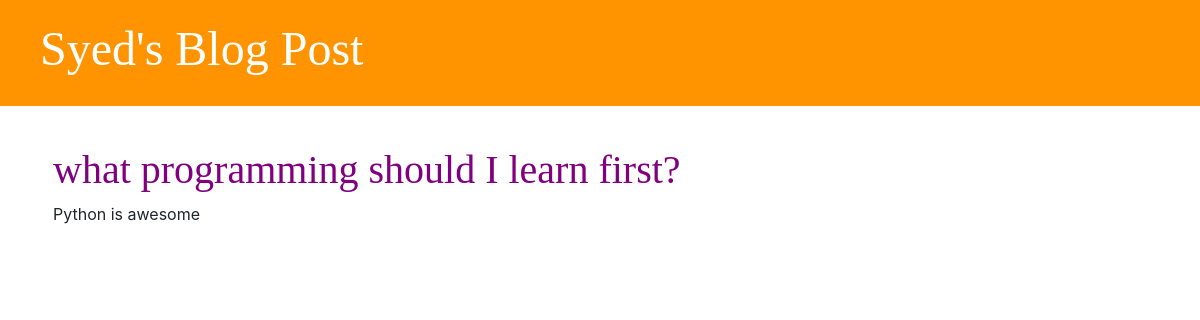
Page /post/2/ on the earlier database version.
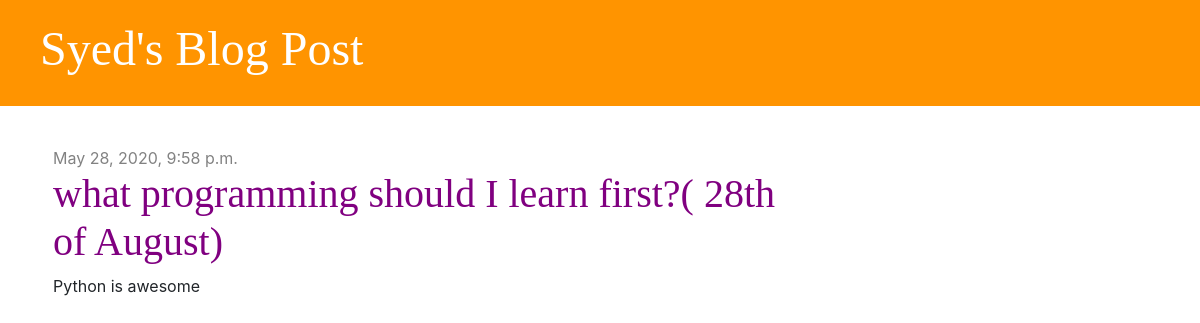
Same page on the later database version.
### blog/models.py (models this page shows, shortened)
class Post(models.Model):
    auther=models.ForeignKey('auth.User',on_delete=models.CASCADE)
    title=models.CharField(max_length=200)
    text=models.TextField()
    created_date=models.DateTimeField(default=timezone.now)
    published_date=models.DateTimeField( blank=True, null=True)

### blog/views.py (the view)
# urls.py: path('post/<int:pk>/',views.post_detail, name='post_detail'),
def post_detail(request,pk):
    post= get_object_or_404(Post,pk=pk)
    stuff_for_frontend={'post':post}
    return render(request,'blog/post_detail.html',stuff_for_frontend)

### blog/templates/blog/post_detail.html (shortened to what this page needs)
{% extends 'blog/base.html'%}
{% block content %}
    <div class='post'>
        {% if post.published_date %}
        <div class='date'>
            {{post.published_date}}
        </div>
        {% endif %}
        <h1>{{post.title}}</h1>
        <p>{{post.text|linebreaksbr}}</p>
    </div>
{% endblock %}

Differences in the rows shown:
changed Post "Python is awesome": published_date (not shown) → "May 28, 2020, 9:58 p.m."; title "what programming should I learn first?" → "what programming should I learn first?( 28th of August)"
